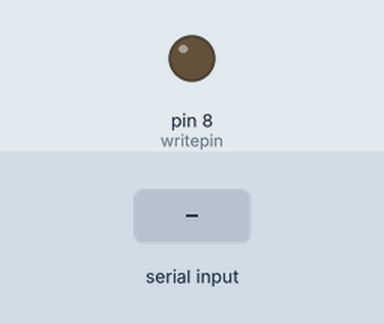
Recording of a sketch running on a simulated Arduino Uno, built with avr-gcc and run on an emulated ATmega328P. On the bench: output pins drawn as LEDs (lit = HIGH). The inputs (shaded band) are chosen by the test bench. What the sketch prints to the serial monitor is not drawn.

Above: at 1.2 s.
1.3 s: "90,45\n" received over Serial
At 1.7 s:
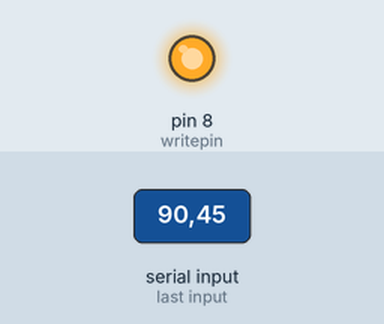
4.3 s: "30,150\n" received over Serial
At 10.2 s:
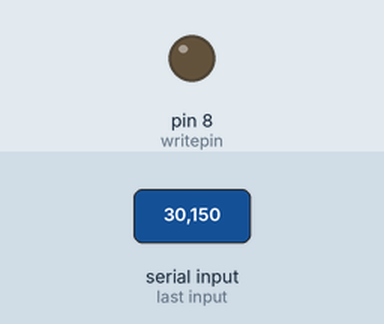
Timing chart, 0 to 11.7 s (numbered marks = the images above; inputs shaded):
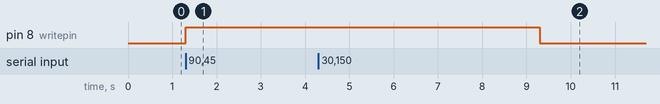

The sketch:

buzzer_code.ino
```cpp
int buzzOrNot = 20;
String msg = "Enter an integer: ";
int writepin = 8;

void setup() {
  // put your setup code here, to run once:
Serial.begin(9600);
pinMode(writepin, OUTPUT);
}

void loop() {
  // put your main code here, to run repeatedly:
Serial.print(msg);
while(Serial.available() == 0){}
buzzOrNot = Serial.parseInt();
Serial.println(buzzOrNot);
if(buzzOrNot > 10)  {
    digitalWrite(writepin, HIGH);
    delay(2000);
    digitalWrite(writepin, LOW);
}

}
```

Measured:
- after the input at 1.3 s, pin 8 (writepin): LOW → HIGH at once
- after the input at 4.3 s, pin 8 (writepin): HIGH → LOW after 5.0 s instead of 1.0 s
